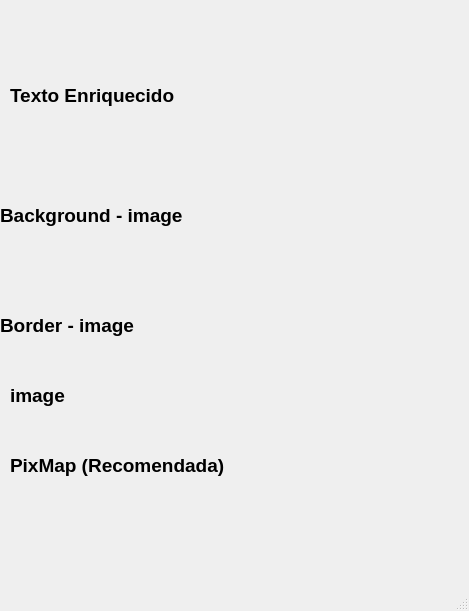
<?xml version="1.0" encoding="UTF-8"?>
<ui version="4.0">
 <class>MainWindow</class>
 <widget class="QMainWindow" name="MainWindow">
  <property name="geometry">
   <rect>
    <x>0</x>
    <y>0</y>
    <width>469</width>
    <height>611</height>
   </rect>
  </property>
  <property name="windowTitle">
   <string>MainWindow</string>
  </property>
  <widget class="QWidget" name="centralwidget">
   <widget class="QLabel" name="label">
    <property name="geometry">
     <rect>
      <x>-10</x>
      <y>0</y>
      <width>471</width>
      <height>151</height>
     </rect>
    </property>
    <property name="text">
     <string>&lt;html&gt;&lt;head/&gt;&lt;body&gt;&lt;p&gt;&lt;img src=&quot;:/imgUAT/imagenes/uat.png&quot;/&gt;&lt;/p&gt;&lt;/body&gt;&lt;/html&gt;</string>
    </property>
   </widget>
   <widget class="QLabel" name="label_2">
    <property name="geometry">
     <rect>
      <x>10</x>
      <y>70</y>
      <width>181</width>
      <height>51</height>
     </rect>
    </property>
    <property name="font">
     <font>
      <pointsize>14</pointsize>
      <weight>75</weight>
      <bold>true</bold>
     </font>
    </property>
    <property name="text">
     <string>Texto Enriquecido</string>
    </property>
   </widget>
   <widget class="QLabel" name="label_3">
    <property name="geometry">
     <rect>
      <x>0</x>
      <y>190</y>
      <width>191</width>
      <height>51</height>
     </rect>
    </property>
    <property name="font">
     <font>
      <pointsize>14</pointsize>
      <weight>75</weight>
      <bold>true</bold>
     </font>
    </property>
    <property name="text">
     <string>Background - image</string>
    </property>
   </widget>
   <widget class="QLabel" name="label_4">
    <property name="geometry">
     <rect>
      <x>0</x>
      <y>110</y>
      <width>461</width>
      <height>161</height>
     </rect>
    </property>
    <property name="styleSheet">
     <string notr="true">background-image: url(:/imgUAT/imagenes/uat.png);</string>
    </property>
    <property name="text">
     <string/>
    </property>
   </widget>
   <widget class="QLabel" name="label_5">
    <property name="geometry">
     <rect>
      <x>0</x>
      <y>300</y>
      <width>191</width>
      <height>51</height>
     </rect>
    </property>
    <property name="font">
     <font>
      <pointsize>14</pointsize>
      <weight>75</weight>
      <bold>true</bold>
     </font>
    </property>
    <property name="text">
     <string>Border - image</string>
    </property>
   </widget>
   <widget class="QLabel" name="label_6">
    <property name="geometry">
     <rect>
      <x>150</x>
      <y>270</y>
      <width>311</width>
      <height>101</height>
     </rect>
    </property>
    <property name="styleSheet">
     <string notr="true">border-image: url(:/imgUAT/imagenes/uat.png);</string>
    </property>
    <property name="text">
     <string/>
    </property>
   </widget>
   <widget class="QLabel" name="label_7">
    <property name="geometry">
     <rect>
      <x>10</x>
      <y>370</y>
      <width>101</width>
      <height>51</height>
     </rect>
    </property>
    <property name="font">
     <font>
      <pointsize>14</pointsize>
      <weight>75</weight>
      <bold>true</bold>
     </font>
    </property>
    <property name="text">
     <string>image</string>
    </property>
   </widget>
   <widget class="QLabel" name="label_8">
    <property name="geometry">
     <rect>
      <x>90</x>
      <y>370</y>
      <width>371</width>
      <height>71</height>
     </rect>
    </property>
    <property name="styleSheet">
     <string notr="true">image: url(:/imgUAT/imagenes/uat.png);</string>
    </property>
    <property name="text">
     <string/>
    </property>
   </widget>
   <widget class="QLabel" name="label_9">
    <property name="geometry">
     <rect>
      <x>10</x>
      <y>440</y>
      <width>231</width>
      <height>51</height>
     </rect>
    </property>
    <property name="font">
     <font>
      <pointsize>14</pointsize>
      <weight>75</weight>
      <bold>true</bold>
     </font>
    </property>
    <property name="text">
     <string>PixMap (Recomendada)</string>
    </property>
   </widget>
   <widget class="QLabel" name="label_10">
    <property name="geometry">
     <rect>
      <x>10</x>
      <y>480</y>
      <width>441</width>
      <height>71</height>
     </rect>
    </property>
    <property name="text">
     <string/>
    </property>
    <property name="pixmap">
     <pixmap resource="recursos_proyectos.qrc">:/imgUAT/imagenes/uat.png</pixmap>
    </property>
    <property name="scaledContents">
     <bool>true</bool>
    </property>
   </widget>
   <zorder>label_4</zorder>
   <zorder>label</zorder>
   <zorder>label_2</zorder>
   <zorder>label_3</zorder>
   <zorder>label_5</zorder>
   <zorder>label_6</zorder>
   <zorder>label_7</zorder>
   <zorder>label_8</zorder>
   <zorder>label_9</zorder>
   <zorder>label_10</zorder>
  </widget>
  <widget class="QMenuBar" name="menubar">
   <property name="geometry">
    <rect>
     <x>0</x>
     <y>0</y>
     <width>469</width>
     <height>21</height>
    </rect>
   </property>
  </widget>
  <widget class="QStatusBar" name="statusbar"/>
 </widget>
 <resources>
  <include location="recursos_proyectos.qrc"/>
 </resources>
 <connections/>
</ui>
